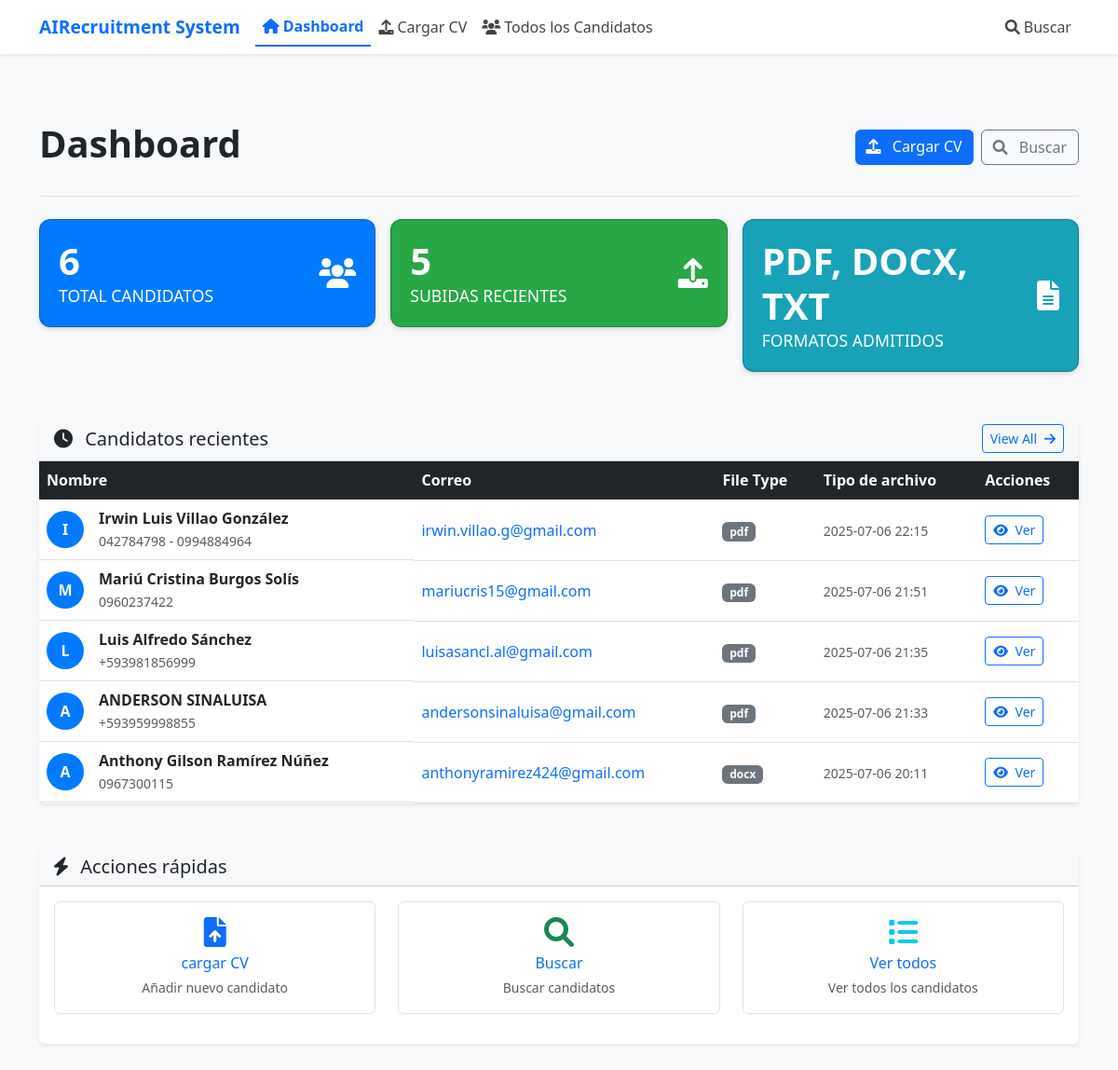
Before: / with the older database file.
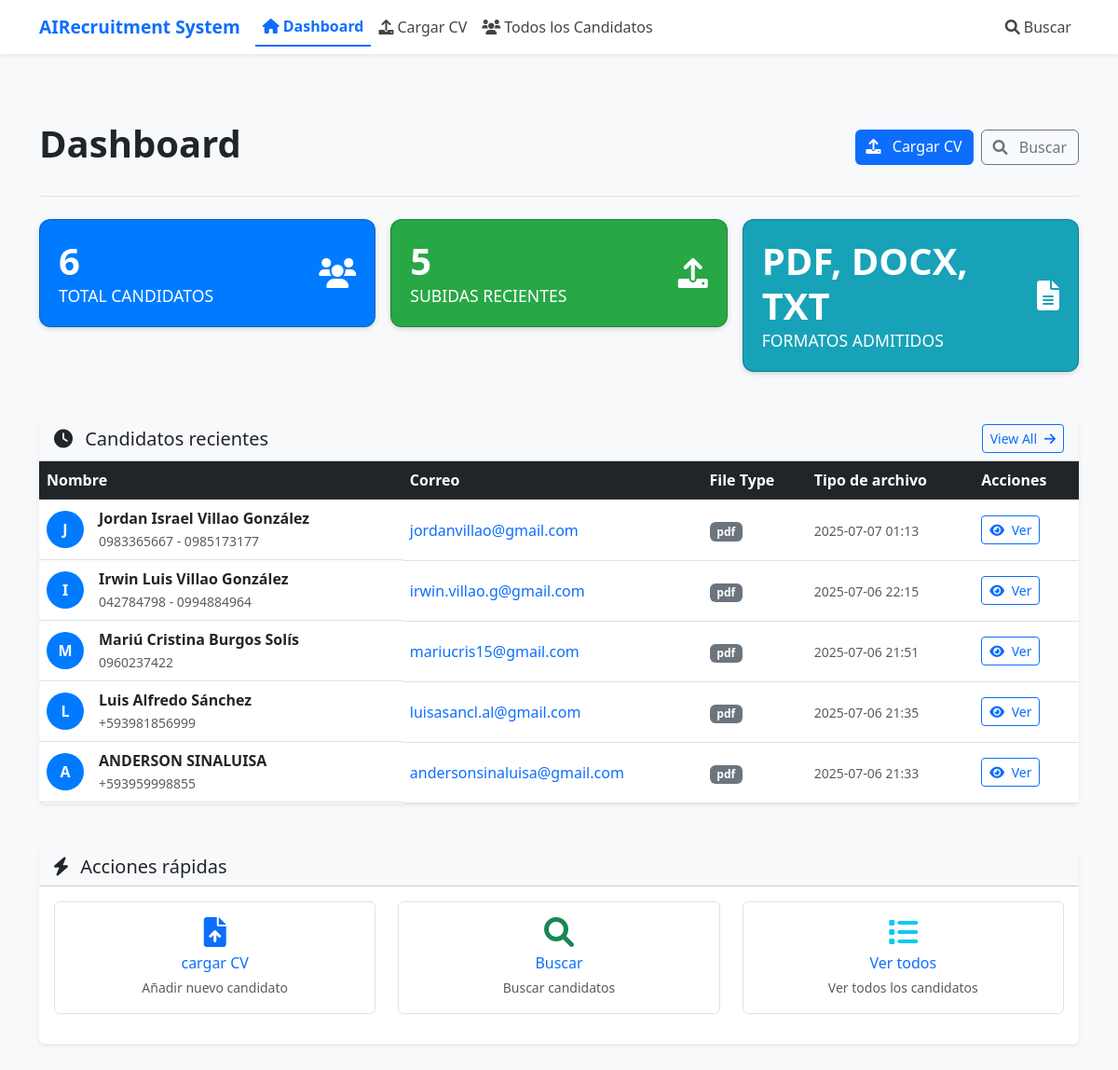
After: the same page with the newer database file.
### models.py (models this page shows, shortened)
class Candidate(db.Model):
    id = db.Column(db.Integer, primary_key=True)
    name = db.Column(db.String(200), nullable=False)
    email = db.Column(db.String(200))
    phone = db.Column(db.String(50))
    education = db.Column(db.Text)  # JSON string of education details
    experience = db.Column(db.Text)  # JSON string of experience details
    skills = db.Column(db.Text)  # JSON string of skills
    full_text = db.Column(db.Text, nullable=False)  # Complete CV text
    original_filename = db.Column(db.String(255), nullable=False)
    file_type = db.Column(db.String(10), nullable=False)  # pdf, docx, txt
    vision_analysis = db.Column(db.Text)  # JSON string from OpenAI Vision analysis
    text_embedding = db.Column(db.Text)  # JSON array of embedding vector
    languages = db.Column(db.Text)  # JSON string of languages
    certifications = db.Column(db.Text)  # JSON string of certifications
    summary = db.Column(db.Text)  # Professional summary
    created_at = db.Column(db.DateTime, default=datetime.utcnow)
    updated_at = db.Column(db.DateTime, default=datetime.utcnow, onupdate=datetime.utcnow)

### routes.py (the view)
@routes_bp.route('/')
def index():
    total_candidates = db.session.query(Candidate).count()
    recent_candidates = db.session.query(Candidate).order_by(Candidate.created_at.desc()).limit(5).all()
    return render_template('index.html', total_candidates=total_candidates, recent_candidates=recent_candidates)

### templates/index.html (shortened to what this page needs)
{% extends "base.html" %}
{% block content %}
{% block extra_css %}
<link rel="stylesheet" href="{{ url_for('static', filename='css/index.css') }}">
{% endblock %}
<div class="d-flex flex-column flex-md-row justify-content-between align-items-start align-items-md-center gap-3 py-4 border-bottom mb-4">
    <h1 class="display-6 fw-semibold">
       <strong> Dashboard</strong>
    </h1>
    <div class="dashboard-buttons d-flex gap-2">
        <a href="{{ url_for('routes.upload_cv') }}" class="btn btn-primary">
            <i class="fas fa-upload me-2"></i> Cargar CV
        </a>
        <a href="{{ url_for('routes.search') }}" class="btn btn-outline-secondary">
            <i class="fas fa-search me-2"></i> Buscar
        </a>
    </div>
</div>
<div class="row g-3 mb-5">
    <div class="col-md-4">
        <div class="card text-white bg-primary shadow-sm custom-card">
            <div class="card-body d-flex justify-content-between align-items-center">
                <div>
                    <h3 class="fw-bold mb-0">{{ total_candidates }}</h3>
                    <p class="mb-0">Total Candidatos</p>
                </div>
                <i class="fas fa-users fa-3x"></i>
            </div>
        </div>
    </div>
    <div class="col-md-4">
        <div class="card text-white bg-success shadow-sm custom-card">
            <div class="card-body d-flex justify-content-between align-items-center">
                <div>
                    <h3 class="fw-bold mb-0">{{ recent_candidates|length }}</h3>
                    <p class="mb-0">Subidas recientes</p>
                </div>
                <i class="fas fa-upload fa-3x"></i>
            </div>
        </div>
    </div>
    <div class="col-md-4">
        <div class="card text-white bg-info shadow-sm custom-card">
            <div class="card-body d-flex justify-content-between align-items-center">
                <div>
                    <h3 class="fw-bold mb-0">PDF, DOCX, TXT</h3>
                    <p class="mb-0">Formatos admitidos</p>
                </div>
                <i class="fas fa-file-alt fa-3x"></i>
            </div>
        </div>
    </div>
</div>
<div class="card border-0 shadow-sm mb-5">
    <div class="card-header d-flex justify-content-between align-items-center bg-light">
        <h5 class="mb-0">
            <i class="fas fa-clock me-2"></i> Candidatos recientes
        </h5>
        <a href="{{ url_for('routes.candidates') }}" class="btn btn-sm btn-outline-primary">
            View All <i class="fas fa-arrow-right ms-1"></i>
        </a>
    </div>
    {% if recent_candidates %}
        <div class="table-responsive">
            <table class="table align-middle mb-0">
                <thead class="table-dark">
                    <tr>
                        <th>Nombre</th>
                        <th>Correo</th>
                        <th>File Type</th>
                        <th>Tipo de archivo</th>
                        <th>Acciones</th>
                    </tr>
                </thead>
                <tbody>
                    {% for candidate in recent_candidates %}
                    <tr>
                        <td class="d-flex align-items-center">
                            <div class="bg-primary text-white rounded-circle d-flex align-items-center justify-content-center me-3" style="width: 40px; height: 40px;">
                                <strong>{{ candidate.name[0] if candidate.name else 'U' }}</strong>
                            </div>
                            <div>
                                <div class="fw-semibold">{{ candidate.name }}</div>
                                {% if candidate.phone %}
                                    <small class="text-muted">{{ candidate.phone }}</small>
                                {% endif %}
                            </div>
                        </td>
                        <td>
                            {% if candidate.email %}
                                <a href="mailto:{{ candidate.email }}" class="text-decoration-none">{{ candidate.email }}</a>
                            {% else %}
                                <span class="text-muted">No hay correo</span>
                            {% endif %}
                        </td>
                        <td><span class="badge bg-secondary">{{ candidate.file_type }}</span></td>
                        <td><small class="text-muted">{{ candidate.created_at.strftime('%Y-%m-%d %H:%M') if candidate.created_at else 'Unknown' }}</small></td>
                        <td>
                            <a href="{{ url_for('routes.view_candidate', candidate_id=candidate.id) }}" class="btn btn-sm btn-outline-primary">
                                <i class="fas fa-eye me-1"></i> Ver
                            </a>
                        </td>
                    </tr>
                    {% endfor %}
                </tbody>
            </table>
        </div>
    {% endif %}
</div>
<div class="card border-0 shadow-sm">
    <div class="card-header bg-light">
        <h5 class="mb-0">
            <i class="fas fa-bolt me-2"></i> Acciones rápidas
        </h5>
    </div>
    <div class="card-body">
        <div class="row text-center">
            <div class="col-md-4 mb-3">
                <a href="{{ url_for('routes.upload_cv') }}" class="text-decoration-none">
                    <div class="p-3 border rounded hover-effect">
                        <i class="fas fa-file-upload fa-2x text-primary mb-2"></i>
                        <h6 class="mb-1">cargar CV</h6>
                        <small class="text-muted">Añadir nuevo candidato</small>
                    </div>
                </a>
            </div>
            <div class="col-md-4 mb-3">
                <a href="{{ url_for('routes.search') }}" class="text-decoration-none">
                    <div class="p-3 border rounded hover-effect">
                        <i class="fas fa-search fa-2x text-success mb-2"></i>
                        <h6 class="mb-1">Buscar</h6>
                        <small class="text-muted">Buscar candidatos</small>
                    </div>
                </a>
            </div>
            <div class="col-md-4 mb-3">
                <a href="{{ url_for('routes.candidates') }}" class="text-decoration-none">
                    <div class="p-3 border rounded hover-effect">
                        <i class="fas fa-list fa-2x text-info mb-2"></i>
                        <h6 class="mb-1">Ver todos</h6>
                        <small class="text-muted">Ver todos los candidatos</small>
                    </div>
                </a>
            </div>
        </div>
    </div>
</div>
{% endblock %}

### templates/base.html (shortened to what this page needs)
<!DOCTYPE html>
<html lang="en">
<head>
    <link href="https://cdn.jsdelivr.net/npm/bootstrap@5.3.0/dist/css/bootstrap.min.css" rel="stylesheet">
    <link rel="stylesheet" href="https://cdnjs.cloudflare.com/ajax/libs/font-awesome/6.0.0/css/all.min.css">
    <link rel="stylesheet" href="{{ url_for('static', filename='css/style.css') }}">
    {% block extra_css %}{% endblock %}
</head>
<body>
    <nav class="navbar navbar-expand-lg bg-white shadow-sm sticky-top elegant-navbar">
        <div class="container">
            <a class="navbar-brand text-primary fw-semibold d-flex align-items-center" href="{{ url_for('routes.index') }}">
                 <strong>AI</strong>  Recruitment System
            </a>
            <div class="collapse navbar-collapse" id="navbarNav">
                <ul class="navbar-nav me-auto align-items-center">
                    <li class="nav-item">
                        <a class="nav-link {% if request.endpoint == 'routes.index' %}active{% endif %}" href="{{ url_for('routes.index') }}">
                            <i class="fas fa-home me-1"></i> Dashboard
                        </a>
                    </li>
                    <li class="nav-item">
                        <a class="nav-link {% if request.endpoint == 'routes.upload_cv' %}active{% endif %}" href="{{ url_for('routes.upload_cv') }}">
                            <i class="fas fa-upload me-1"></i> Cargar CV
                        </a>
                    </li>
                    <li class="nav-item">
                        <a class="nav-link {% if request.endpoint == 'routes.candidates' %}active{% endif %}" href="{{ url_for('routes.candidates') }}">
                            <i class="fas fa-users me-1"></i> Todos los Candidatos
                        </a>
                    </li>
                </ul>
                <ul class="navbar-nav ms-auto align-items-center">
                    <li class="nav-item">
                        <a class="nav-link {% if request.endpoint == 'routes.search' %}active{% endif %}" href="{{ url_for('routes.search') }}">
                            <i class="fas fa-search me-1"></i> Buscar
                        </a>
                    </li>
                </ul>
            </div>
        </div>
    </nav>
    <main class="container my-5">
        {% block content %}{% endblock %}
    </main>
</body>
</html>

### static/css/style.css (style rules this page uses)
body { font-family: "Segoe UI", sans-serif; background-color: #f8f9fa; }
.elegant-navbar .nav-link { font-weight: 500; color: #444; padding: 0.5rem 1rem; position: relative; display: flex; align-items: center; transition: all 0.2s ease; }
.elegant-navbar .nav-link.active { font-weight: 600; color: #0d6efd; border-bottom: 2px solid #0d6efd; }
.navbar-brand { font-size: 1.2rem; }
.hover-effect { transition: transform 0.2s ease; }
.table td, .table th { vertical-align: middle; }
.btn-primary { background-color: #0d6efd; border: none; }
.btn-outline-primary { border-color: #0d6efd; color: #0d6efd; }

### static/css/index.css (style rules this page uses)
.custom-card { border-radius: 12px; transition: transform 0.3s ease, box-shadow 0.3s ease; }
.custom-card .card-body { padding: 20px; display: flex; align-items: center; justify-content: space-between; border-radius: 12px; box-shadow: 0 2px 8px rgba(0, 0, 0, 0.1); }
.custom-card .card-body i { font-size: 2rem; }
.custom-card .card-body h3 { font-size: 2.5rem; margin-bottom: 0.5rem; font-weight: bold; }
.custom-card .card-body p { font-size: 1.1rem; margin: 0; text-transform: uppercase; font-weight: 500; }
.bg-primary { background-color: #007bff !important; }
.bg-success { background-color: #28a745 !important; }
.bg-info { background-color: #17a2b8 !important; }

Changed rows visible on the page:
no longer on this page (row unchanged): Candidate: name "A", name "Anthony Gilson Ramírez Núñez", phone "0967300115", email "anthonyramirez424@gmail.com", file_type "docx", created_at "2025-07-06 20:11"
added Candidate: name "J", name "Jordan Israel Villao González", phone "0983365667 - 0985173177", email "jordanvillao@gmail.com", file_type "pdf", created_at "2025-07-07 01:13"
